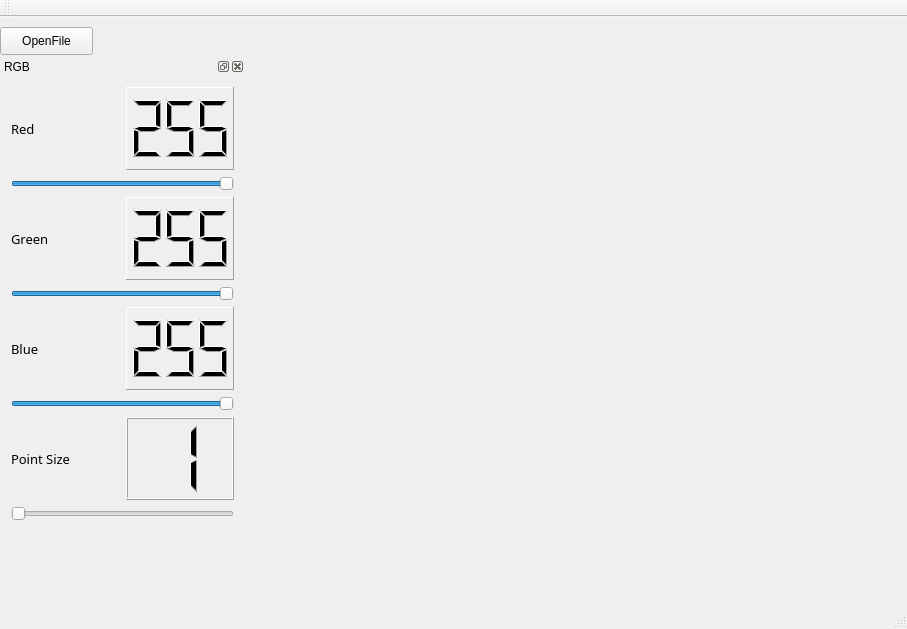
<?xml version="1.0" encoding="UTF-8"?>
<ui version="4.0">
 <class>QtWidgetsApplication1Class</class>
 <widget class="QMainWindow" name="QtWidgetsApplication1Class">
  <property name="geometry">
   <rect>
    <x>0</x>
    <y>0</y>
    <width>907</width>
    <height>629</height>
   </rect>
  </property>
  <property name="windowTitle">
   <string>QtWidgetsApplication1</string>
  </property>
  <widget class="QWidget" name="centralWidget">
   <widget class="QVTKWidget" name="qvtkWidget">
    <property name="geometry">
     <rect>
      <x>250</x>
      <y>10</y>
      <width>651</width>
      <height>551</height>
     </rect>
    </property>
   </widget>
   <widget class="QDockWidget" name="RGBDock">
    <property name="geometry">
     <rect>
      <x>0</x>
      <y>40</y>
      <width>245</width>
      <height>475</height>
     </rect>
    </property>
    <property name="minimumSize">
     <size>
      <width>245</width>
      <height>400</height>
     </size>
    </property>
    <property name="maximumSize">
     <size>
      <width>300</width>
      <height>524287</height>
     </size>
    </property>
    <property name="windowTitle">
     <string>RGB</string>
    </property>
    <widget class="QWidget" name="dockWidgetContents_4">
     <layout class="QVBoxLayout" name="verticalLayout_2">
      <item>
       <layout class="QVBoxLayout" name="verticalLayout">
        <item>
         <layout class="QHBoxLayout" name="horizontalLayout">
          <item>
           <widget class="QLabel" name="label_1">
            <property name="sizePolicy">
             <sizepolicy hsizetype="Expanding" vsizetype="Preferred">
              <horstretch>0</horstretch>
              <verstretch>0</verstretch>
             </sizepolicy>
            </property>
            <property name="font">
             <font>
              <family>微软雅黑</family>
              <pointsize>10</pointsize>
             </font>
            </property>
            <property name="text">
             <string>Red</string>
            </property>
           </widget>
          </item>
          <item>
           <widget class="QLCDNumber" name="rLCD">
            <property name="sizePolicy">
             <sizepolicy hsizetype="Expanding" vsizetype="Minimum">
              <horstretch>0</horstretch>
              <verstretch>0</verstretch>
             </sizepolicy>
            </property>
            <property name="autoFillBackground">
             <bool>false</bool>
            </property>
            <property name="inputMethodHints">
             <set>Qt::ImhNone</set>
            </property>
            <property name="frameShape">
             <enum>QFrame::Panel</enum>
            </property>
            <property name="frameShadow">
             <enum>QFrame::Raised</enum>
            </property>
            <property name="lineWidth">
             <number>1</number>
            </property>
            <property name="smallDecimalPoint">
             <bool>false</bool>
            </property>
            <property name="digitCount">
             <number>3</number>
            </property>
            <property name="mode">
             <enum>QLCDNumber::Dec</enum>
            </property>
            <property name="value" stdset="0">
             <double>255.000000000000000</double>
            </property>
            <property name="intValue" stdset="0">
             <number>255</number>
            </property>
           </widget>
          </item>
         </layout>
        </item>
        <item>
         <widget class="QSlider" name="rSlider">
          <property name="sizePolicy">
           <sizepolicy hsizetype="Expanding" vsizetype="Fixed">
            <horstretch>0</horstretch>
            <verstretch>0</verstretch>
           </sizepolicy>
          </property>
          <property name="minimumSize">
           <size>
            <width>132</width>
            <height>0</height>
           </size>
          </property>
          <property name="maximum">
           <number>255</number>
          </property>
          <property name="sliderPosition">
           <number>255</number>
          </property>
          <property name="orientation">
           <enum>Qt::Horizontal</enum>
          </property>
         </widget>
        </item>
        <item>
         <layout class="QHBoxLayout" name="horizontalLayout_2">
          <item>
           <widget class="QLabel" name="label_2">
            <property name="sizePolicy">
             <sizepolicy hsizetype="Expanding" vsizetype="Preferred">
              <horstretch>0</horstretch>
              <verstretch>0</verstretch>
             </sizepolicy>
            </property>
            <property name="font">
             <font>
              <family>微软雅黑</family>
              <pointsize>10</pointsize>
             </font>
            </property>
            <property name="text">
             <string>Green</string>
            </property>
           </widget>
          </item>
          <item>
           <widget class="QLCDNumber" name="gLCD">
            <property name="sizePolicy">
             <sizepolicy hsizetype="Expanding" vsizetype="Minimum">
              <horstretch>0</horstretch>
              <verstretch>0</verstretch>
             </sizepolicy>
            </property>
            <property name="frameShape">
             <enum>QFrame::Panel</enum>
            </property>
            <property name="digitCount">
             <number>3</number>
            </property>
            <property name="intValue" stdset="0">
             <number>255</number>
            </property>
           </widget>
          </item>
         </layout>
        </item>
        <item>
         <widget class="QSlider" name="gSlider">
          <property name="sizePolicy">
           <sizepolicy hsizetype="Expanding" vsizetype="Fixed">
            <horstretch>0</horstretch>
            <verstretch>0</verstretch>
           </sizepolicy>
          </property>
          <property name="minimumSize">
           <size>
            <width>132</width>
            <height>0</height>
           </size>
          </property>
          <property name="maximum">
           <number>255</number>
          </property>
          <property name="sliderPosition">
           <number>255</number>
          </property>
          <property name="orientation">
           <enum>Qt::Horizontal</enum>
          </property>
         </widget>
        </item>
        <item>
         <layout class="QHBoxLayout" name="horizontalLayout_3">
          <item>
           <widget class="QLabel" name="label_3">
            <property name="sizePolicy">
             <sizepolicy hsizetype="Expanding" vsizetype="Preferred">
              <horstretch>0</horstretch>
              <verstretch>0</verstretch>
             </sizepolicy>
            </property>
            <property name="font">
             <font>
              <family>微软雅黑</family>
              <pointsize>10</pointsize>
             </font>
            </property>
            <property name="text">
             <string>Blue</string>
            </property>
           </widget>
          </item>
          <item>
           <widget class="QLCDNumber" name="bLCD">
            <property name="sizePolicy">
             <sizepolicy hsizetype="Expanding" vsizetype="Minimum">
              <horstretch>0</horstretch>
              <verstretch>0</verstretch>
             </sizepolicy>
            </property>
            <property name="frameShape">
             <enum>QFrame::Panel</enum>
            </property>
            <property name="digitCount">
             <number>3</number>
            </property>
            <property name="intValue" stdset="0">
             <number>255</number>
            </property>
           </widget>
          </item>
         </layout>
        </item>
        <item>
         <widget class="QSlider" name="bSlider">
          <property name="sizePolicy">
           <sizepolicy hsizetype="Expanding" vsizetype="Fixed">
            <horstretch>0</horstretch>
            <verstretch>0</verstretch>
           </sizepolicy>
          </property>
          <property name="minimumSize">
           <size>
            <width>132</width>
            <height>0</height>
           </size>
          </property>
          <property name="maximum">
           <number>255</number>
          </property>
          <property name="sliderPosition">
           <number>255</number>
          </property>
          <property name="orientation">
           <enum>Qt::Horizontal</enum>
          </property>
         </widget>
        </item>
        <item>
         <layout class="QHBoxLayout" name="horizontalLayout_4">
          <item>
           <widget class="QLabel" name="label_4">
            <property name="sizePolicy">
             <sizepolicy hsizetype="Expanding" vsizetype="Preferred">
              <horstretch>0</horstretch>
              <verstretch>0</verstretch>
             </sizepolicy>
            </property>
            <property name="font">
             <font>
              <family>微软雅黑</family>
              <pointsize>10</pointsize>
             </font>
            </property>
            <property name="text">
             <string>Point Size</string>
            </property>
           </widget>
          </item>
          <item>
           <widget class="QLCDNumber" name="sizeLCD">
            <property name="sizePolicy">
             <sizepolicy hsizetype="Expanding" vsizetype="Minimum">
              <horstretch>0</horstretch>
              <verstretch>0</verstretch>
             </sizepolicy>
            </property>
            <property name="digitCount">
             <number>1</number>
            </property>
            <property name="segmentStyle">
             <enum>QLCDNumber::Filled</enum>
            </property>
            <property name="intValue" stdset="0">
             <number>1</number>
            </property>
           </widget>
          </item>
         </layout>
        </item>
        <item>
         <widget class="QSlider" name="pSlider">
          <property name="sizePolicy">
           <sizepolicy hsizetype="Expanding" vsizetype="Fixed">
            <horstretch>0</horstretch>
            <verstretch>0</verstretch>
           </sizepolicy>
          </property>
          <property name="minimumSize">
           <size>
            <width>132</width>
            <height>0</height>
           </size>
          </property>
          <property name="minimum">
           <number>1</number>
          </property>
          <property name="maximum">
           <number>10</number>
          </property>
          <property name="sliderPosition">
           <number>1</number>
          </property>
          <property name="orientation">
           <enum>Qt::Horizontal</enum>
          </property>
         </widget>
        </item>
       </layout>
      </item>
     </layout>
    </widget>
   </widget>
   <widget class="QPushButton" name="openFileBtn">
    <property name="geometry">
     <rect>
      <x>0</x>
      <y>10</y>
      <width>93</width>
      <height>28</height>
     </rect>
    </property>
    <property name="text">
     <string>OpenFile</string>
    </property>
   </widget>
  </widget>
  <widget class="QMenuBar" name="menuBar">
   <property name="geometry">
    <rect>
     <x>0</x>
     <y>0</y>
     <width>907</width>
     <height>25</height>
    </rect>
   </property>
  </widget>
  <widget class="QToolBar" name="mainToolBar">
   <attribute name="toolBarArea">
    <enum>TopToolBarArea</enum>
   </attribute>
   <attribute name="toolBarBreak">
    <bool>false</bool>
   </attribute>
  </widget>
  <widget class="QStatusBar" name="statusBar"/>
 </widget>
 <layoutdefault spacing="6" margin="11"/>
 <customwidgets>
  <customwidget>
   <class>QVTKWidget</class>
   <extends>QWidget</extends>
   <header>QVTKWidget.h</header>
  </customwidget>
 </customwidgets>
 <resources>
  <include location="QtWidgetsApplication1.qrc"/>
 </resources>
 <connections>
  <connection>
   <sender>openFileBtn</sender>
   <signal>clicked()</signal>
   <receiver>QtWidgetsApplication1Class</receiver>
   <slot>openFile()</slot>
   <hints>
    <hint type="sourcelabel">
     <x>46</x>
     <y>62</y>
    </hint>
    <hint type="destinationlabel">
     <x>455</x>
     <y>318</y>
    </hint>
   </hints>
  </connection>
  <connection>
   <sender>rSlider</sender>
   <signal>valueChanged(int)</signal>
   <receiver>QtWidgetsApplication1Class</receiver>
   <slot>rSliderChanged()</slot>
   <hints>
    <hint type="sourcelabel">
     <x>122</x>
     <y>197</y>
    </hint>
    <hint type="destinationlabel">
     <x>455</x>
     <y>318</y>
    </hint>
   </hints>
  </connection>
  <connection>
   <sender>gSlider</sender>
   <signal>valueChanged(int)</signal>
   <receiver>QtWidgetsApplication1Class</receiver>
   <slot>gSliderChanged()</slot>
   <hints>
    <hint type="sourcelabel">
     <x>122</x>
     <y>296</y>
    </hint>
    <hint type="destinationlabel">
     <x>455</x>
     <y>318</y>
    </hint>
   </hints>
  </connection>
  <connection>
   <sender>bSlider</sender>
   <signal>valueChanged(int)</signal>
   <receiver>QtWidgetsApplication1Class</receiver>
   <slot>bSliderChanged()</slot>
   <hints>
    <hint type="sourcelabel">
     <x>122</x>
     <y>395</y>
    </hint>
    <hint type="destinationlabel">
     <x>455</x>
     <y>318</y>
    </hint>
   </hints>
  </connection>
  <connection>
   <sender>pSlider</sender>
   <signal>valueChanged(int)</signal>
   <receiver>QtWidgetsApplication1Class</receiver>
   <slot>pSliderChanged()</slot>
   <hints>
    <hint type="sourcelabel">
     <x>122</x>
     <y>494</y>
    </hint>
    <hint type="destinationlabel">
     <x>455</x>
     <y>318</y>
    </hint>
   </hints>
  </connection>
 </connections>
 <slots>
  <slot>openFile()</slot>
  <slot>rSliderChanged()</slot>
  <slot>gSliderChanged()</slot>
  <slot>bSliderChanged()</slot>
  <slot>pSliderChanged()</slot>
 </slots>
</ui>
